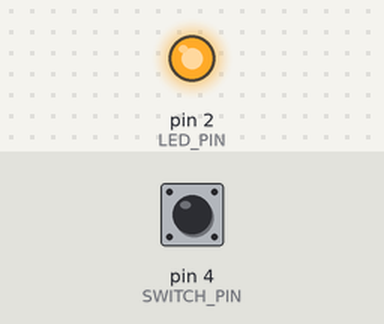
Recording of a sketch running on a simulated Arduino Uno, built with avr-gcc and run on an emulated ATmega328P. Parts: output pins drawn as LEDs (lit = HIGH). The inputs (shaded band) are chosen by the test bench; at power-on: pin 4 (SWITCH_PIN) HIGH.

Above: at 1.2 s.
1.3 s: pin 4 (SWITCH_PIN) pulled LOW for 0.15 s
At 1.37 s:
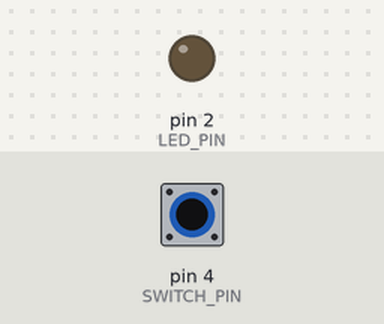
2.9 s: pin 4 (SWITCH_PIN) pulled LOW for 3.2 s
At 7.2 s:
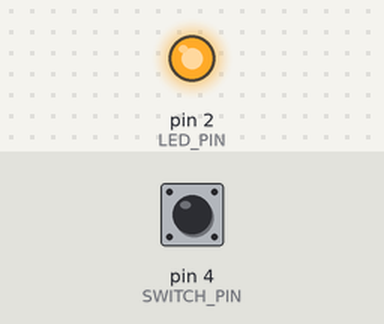
Timing chart, 0 to 8.7 s (numbered marks = the images above; inputs shaded):
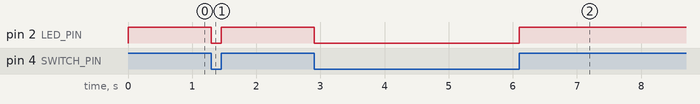

Measured:
- after the input at 1.3 s, pin 2 (LED_PIN): HIGH → LOW at once, → HIGH 0.15 s later
- after the input at 2.9 s, pin 2 (LED_PIN): HIGH → LOW at once, → HIGH 3.2 s later

The sketch:

switch.ino
```cpp
// DPDT Switch

#define SWITCH_PIN 4
#define LED_PIN 2

bool switch_state, last_state;

void setup() {
  // put your setup code here, to run once:
  pinMode(LED_PIN, OUTPUT);
  pinMode(SWITCH_PIN, INPUT_PULLUP);
}

void loop() {
  // put your main code here, to run repeatedly:
  switch_state = digitalRead(SWITCH_PIN);

  if (switch_state != last_state)
  {
    digitalWrite(LED_PIN, switch_state);
    last_state = switch_state;
  }

}
```
